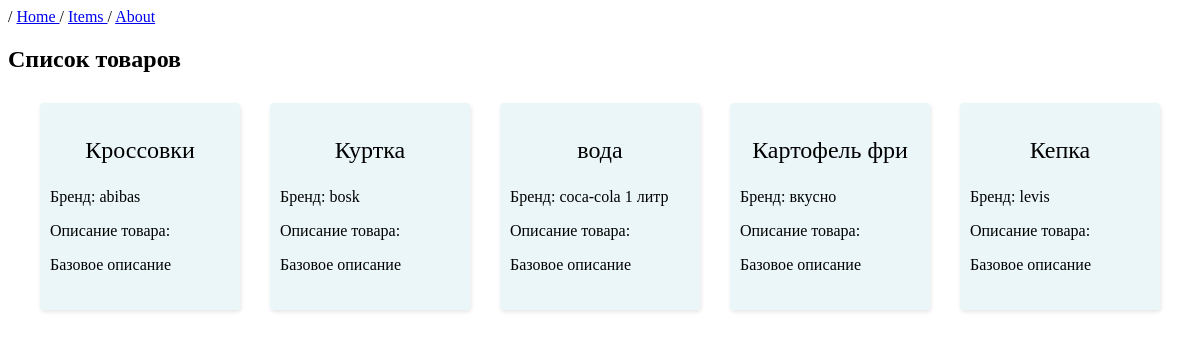
/items, run on the app's committed database.
### MainApp/models.py (models this page shows, shortened)
class Item(models.Model):
    name  = models.CharField(max_length=100)
    brand = models.CharField(max_length=100)
    count = models.PositiveIntegerField()
    description = models.TextField(max_length=200, default="Базовое описание")

### MainApp/views.py (the view)
# urls.py: path('items', views.get_items),
def get_items(request):
    items = Item.objects.all()
    context = {
        "items": items,
    }
    return render(request, "items_list.html", context)

### templates/items_list.html (shortened to what this page needs)
<!DOCTYPE html>
<html lang="ru">
<head>
</head>
<body>
    <header>
        / <a href="/"> Home </a> / <a href="/items"> Items </a> / <a href="/about"> About </a>
    </header>
    <h2> Список товаров</h2>
    <div class="items">
        {% for item in items %}
        <div class="item">
            <a href="/item/{{item.id}}">
                <p class = "item_name">{{item.name}}</p>
                <p> Бренд: {{item.brand}}</p>
                <p> Описание товара:</p>
                <p> {{item.description}} </p>
             </a>
        </div>
        {% endfor %}
    </div>
</body>
</html>

### templates/items_list.html (style rules this page uses)
* { box-sizing: border-box; }
.item { width:150pt; height: 100%; margin: 10px; box-shadow: 1px 2px 4px rgba(0, 0, 0, 0.1); border-radius: 4px; padding-top:10px; background: rgba(223, 241, 244, 0.625); }
.item p { padding-left: 10px; padding-right: 10px; }
.item_name { font-size: 1.5em; text-align:center; }
.item a { text-decoration: none; color: black; text-align: justify; }
.items { width: 100%; display: grid; grid-template-columns: repeat(auto-fill, 200px); max-width: 1200px; justify-content: center; justify-items: center; column-gap: 30px; row-gap: 40px; margin: 0 auto; }

### data on the page
Item: name "Кроссовки", brand "abibas", description "Базовое описание"
Item: name "Куртка", brand "bosk", description "Базовое описание"
Item: name "вода", brand "coca-cola 1 литр", description "Базовое описание"
Item: name "Картофель фри", brand "вкусно", description "Базовое описание"
Item: name "Кепка", brand "levis", description "Базовое описание"
